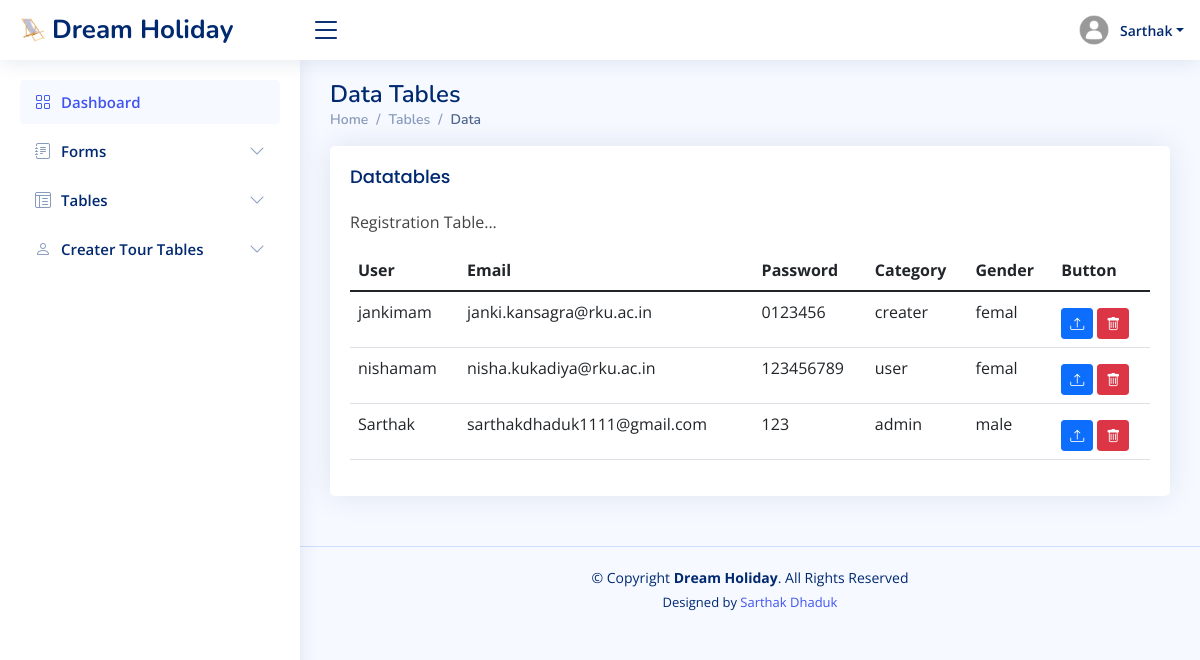
Page /admin-register-table.php (signed in) on the committed database.
### tables this page shows
CREATE TABLE `register` (
  `username` varchar(30) NOT NULL,
  `email` varchar(40) NOT NULL,
  `password` varchar(12) NOT NULL,
  `user` varchar(35) NOT NULL,
  `gender` varchar(20) NOT NULL,
  `token` varchar(255) NOT NULL
);

### admin-register-table.php (the view, shortened to what this page needs)
<?php
if((isset($_SESSION['u']) && isset($_SESSION['p']) && isset($_SESSION['use'])) || (isset($_SESSION['ue']) && isset($_SESSION['pe']) && isset($_SESSION['user'])))
{
  if($_SESSION['use']=="admin"){?>
<?php include_once 'connection.php' ?>
<?php include_once 'admin_header.php' ?>
  <aside id="sidebar" class="sidebar">
    <ul class="sidebar-nav" id="sidebar-nav">
      <li class="nav-item">
        <a class="nav-link " href="index2.php">
          <i class="bi bi-grid"></i>
          <span>Dashboard</span>
        </a>
      </li>
      <li class="nav-item">
        <a class="nav-link collapsed" data-bs-target="#forms-nav" data-bs-toggle="collapse" href="#">
          <i class="bi bi-journal-text"></i><span>Forms</span><i class="bi bi-chevron-down ms-auto"></i>
        </a>
      </li>
      <li class="nav-item">
        <a class="nav-link collapsed" data-bs-target="#tables-nav" data-bs-toggle="collapse" href="#">
          <i class="bi bi-layout-text-window-reverse"></i><span>Tables</span><i class="bi bi-chevron-down ms-auto"></i>
        </a>
      </li>
      <li class="nav-item">
        <a class="nav-link collapsed" data-bs-target="#charts-nav" data-bs-toggle="collapse" href="#">
          <i class="bi bi-person"></i><span>Creater Tour Tables</span><i class="bi bi-chevron-down ms-auto"></i>
        </a>
      </li>
    </ul>
  </aside>
  <main id="main" class="main">
<div class="pagetitle">
  <h1>Data Tables</h1>
  <nav>
    <ol class="breadcrumb">
      <li class="breadcrumb-item"><a href="index2.php">Home</a></li>
      <li class="breadcrumb-item">Tables</li>
      <li class="breadcrumb-item active">Data</li>
    </ol>
  </nav>
</div>
<section class="section">
    <div class="row">
        <div class="col-lg-12">
         <div class="card">
            <div class="card-body">
              <h5 class="card-title">Datatables</h5>
              <p>Registration Table...</p>
              <table class="table datatable">
                <thead>
                  <tr>
                    <th scope="col">User</th>
                    <th scope="col">Email</th>
                    <th scope="col">Password</th>
                    <th scope="col">Category</th>
                    <th scope="col">Gender</th>
                    <th scope="col">Button</th>
                  </tr>
                </thead>
                <tbody>
                  <?php
                  $q2="SELECT * FROM register";
                  $qr2=mysqli_query($con, $q2);
                  if(mysqli_num_rows($qr2)>0){
                    while($row = mysqli_fetch_assoc($qr2)){
                      ?>
                  <tr>
                    <td><?php echo $row['username'];?></td>
                    <td><?php echo $row['email'];?></td>
                    <td><?php echo $row['password'];?></td>
                    <td><?php echo $row['user'];?></td>
                    <td><?php echo $row['gender'];?></td>
                    <td>
                      <div class="pt-2">
                        <a href="edit_registered_user.php?username=<?php echo $row['username'];?>&category=<?php echo $row['user'];?>" class="btn btn-primary btn-sm" title="Upload new profile image"><i class="bi bi-upload"></i></a>
                        <a href="delete_register.php?username=<?php echo $row['username'];?>&category=<?php echo $row['user'];?>" class="btn btn-danger btn-sm" title="Remove my profile image"><i class="bi bi-trash"></i></a>
                      </div>
                    </td>
                  </tr>
                  <?php
                    }
                  }
                  else{
                    echo "No Record Found...";
                  }
                  ?>
                </tbody>
              </table>
            </div>
          </div>
        </div>
    </div>
</section>
  </main>
<?php include_once 'admin_footer.php' ?>
<?php
    }
}
else{
  header("location:pages-error-404.php");}
?>

### admin/assets/css/style.css (style rules this page uses)
:root { scroll-behavior: smooth; }
body { font-family: "Open Sans", sans-serif; background: #f6f9ff; color: #444444; }
a { color: #4154f1; text-decoration: none; }
h1, h2, h3, h4, h5, h6 { font-family: "Nunito", sans-serif; }
#main { margin-top: 60px; padding: 20px 30px; transition: all 0.3s; }
.pagetitle { margin-bottom: 10px; }
.pagetitle h1 { font-size: 24px; margin-bottom: 0; font-weight: 600; color: #012970; }
.card { margin-bottom: 30px; border: none; border-radius: 5px; box-shadow: 0px 0 30px rgba(1, 41, 112, 0.1); }
.card-title { padding: 20px 0 15px 0; font-size: 18px; font-weight: 500; color: #012970; font-family: "Poppins", sans-serif; }
.card-body { padding: 0 20px 20px 20px; }
.breadcrumb { font-size: 14px; font-family: "Nunito", sans-serif; color: #899bbd; font-weight: 600; }
.breadcrumb a { color: #899bbd; transition: 0.3s; }
.breadcrumb .breadcrumb-item::before { color: #899bbd; }
.breadcrumb .active { color: #51678f; font-weight: 600; }
.sidebar { position: fixed; top: 60px; left: 0; bottom: 0; width: 300px; z-index: 996; transition: all 0.3s; padding: 20px; overflow-y: auto; scrollbar-width: thin; scrollbar-color: #aab7cf transparent; box-shadow: 0px 0px 20px rgba(1, 41, 112, 0.1); background-color: #fff; }
@media (min-width: 1200px) { #main, #footer { margin-left: 300px; } }
.sidebar-nav { padding: 0; margin: 0; list-style: none; }
.sidebar-nav li { padding: 0; margin: 0; list-style: none; }
.sidebar-nav .nav-item { margin-bottom: 5px; }
.sidebar-nav .nav-link { display: flex; align-items: center; font-size: 15px; font-weight: 600; color: #4154f1; transition: 0.3; background: #f6f9ff; padding: 10px 15px; border-radius: 4px; }
.sidebar-nav .nav-link i { font-size: 16px; margin-right: 10px; color: #4154f1; }
.sidebar-nav .nav-link.collapsed { color: #012970; background: #fff; }
.sidebar-nav .nav-link.collapsed i { color: #899bbd; }
.sidebar-nav .nav-link .bi-chevron-down { margin-right: 0; transition: transform 0.2s ease-in-out; }

### rows in the picture
register: username "jankimam", email "janki.kansagra@rku.ac.in", password "0123456", user "creater", gender "femal"
register: username "nishamam", email "nisha.kukadiya@rku.ac.in", password "123456789", user "user", gender "femal"
register: username "Sarthak", email "sarthakdhaduk1111@gmail.com", password "123", user "admin", gender "male"

### other values in the picture
$user "Sarthak"
